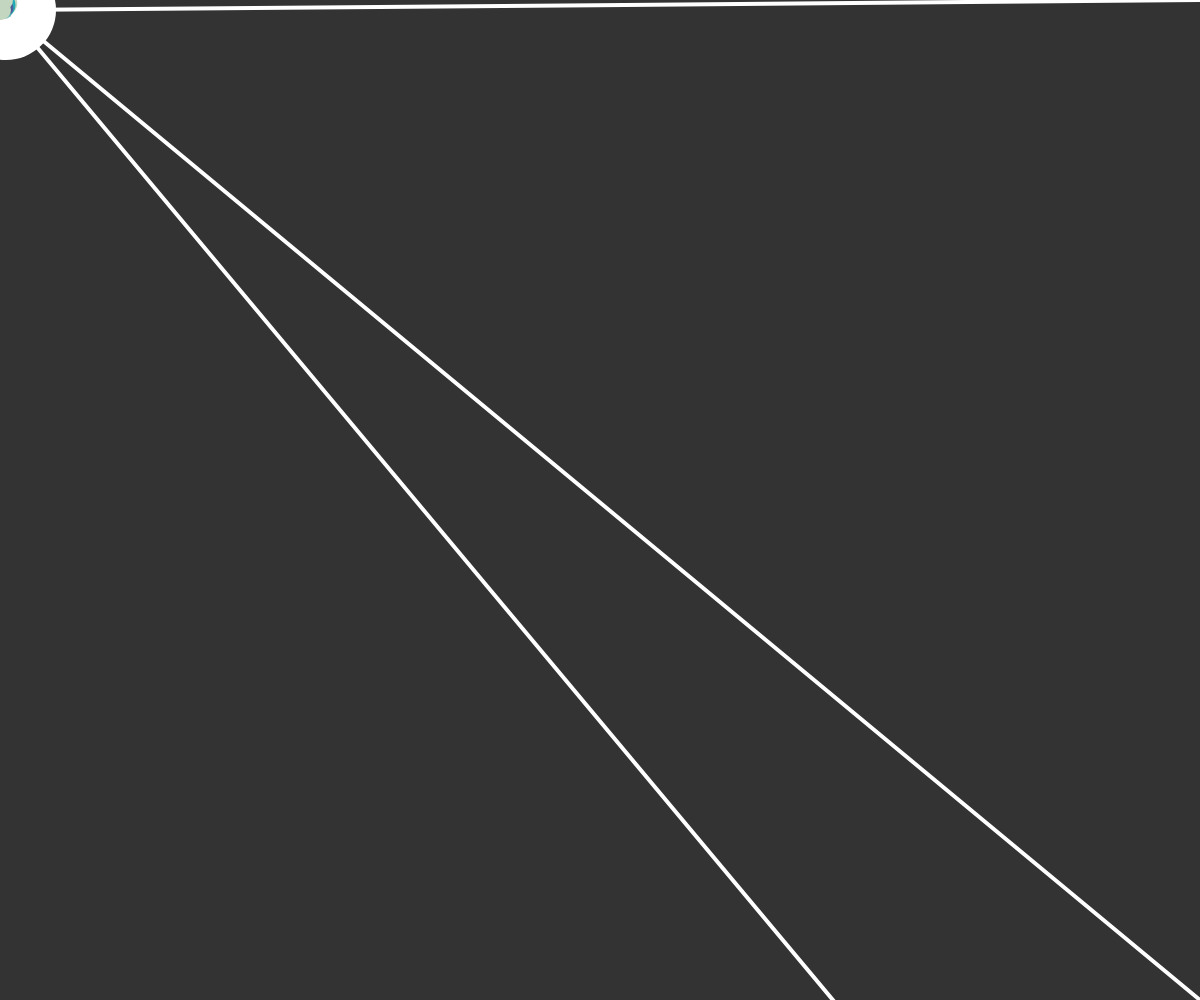
Frame 1 (no input)
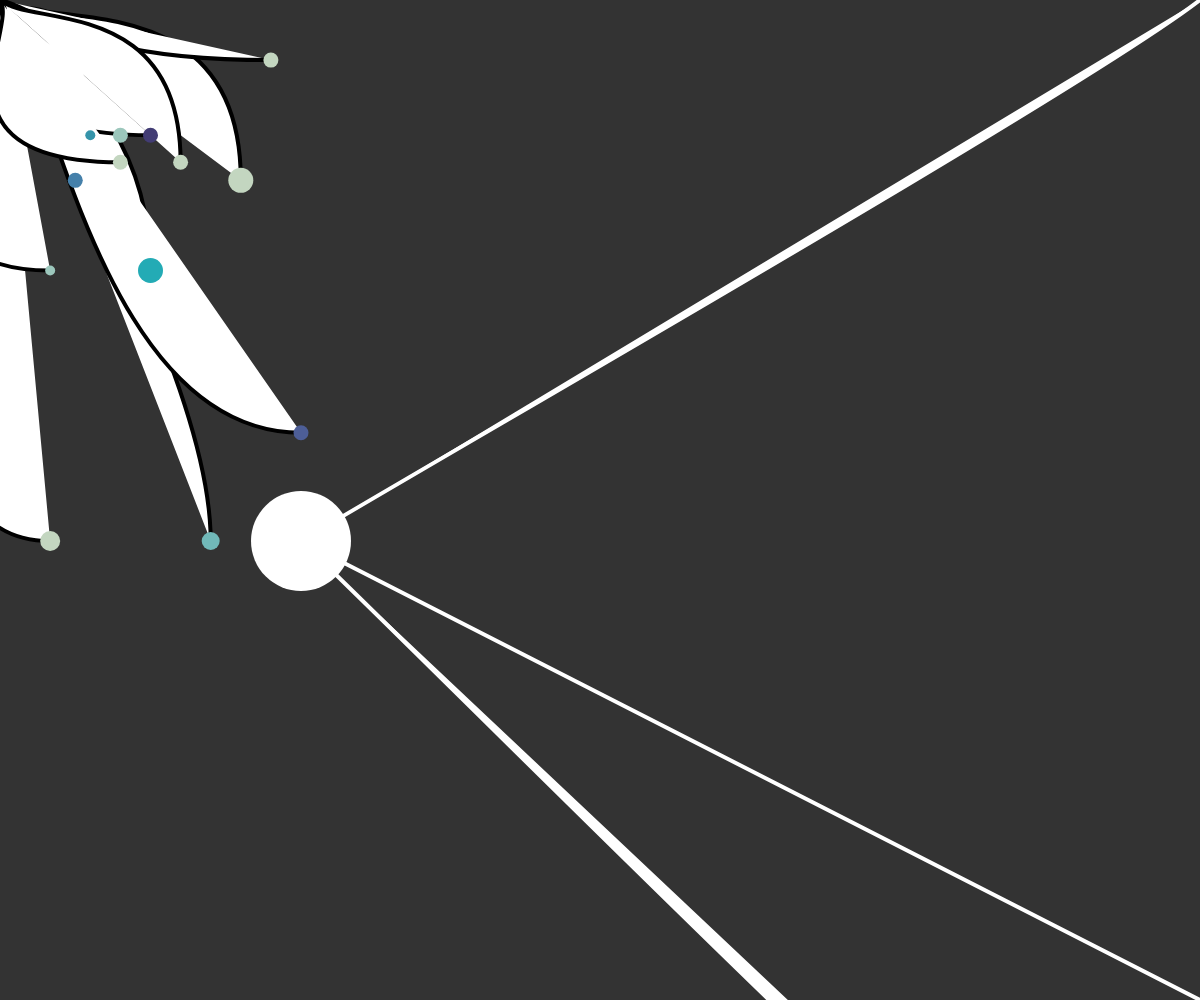
Frame 60 (no input)
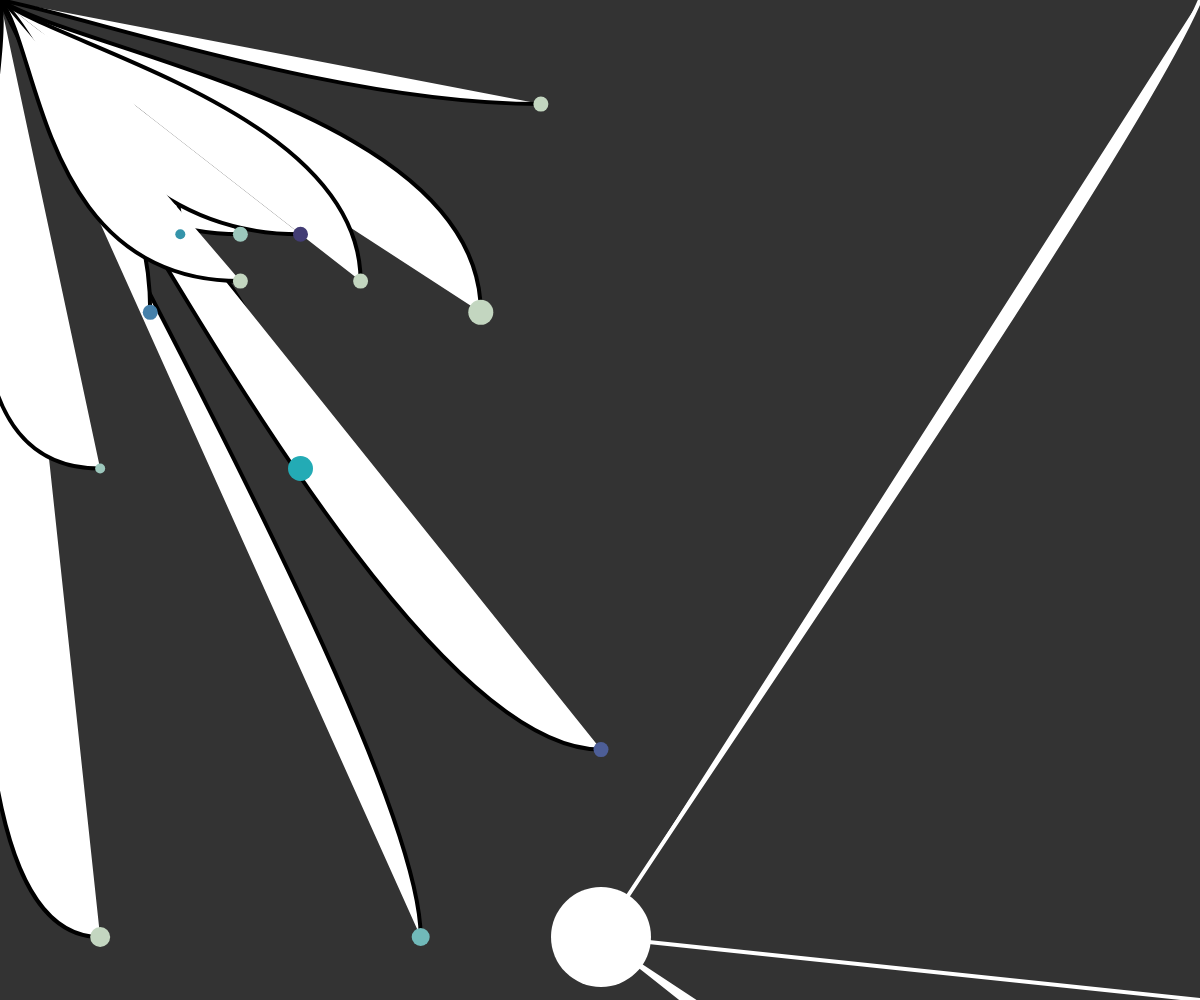
Frame 120 (the mouse pressed at the canvas centre since frame 60)

The p5.js sketch that drew these frames (run headless with seeded random() and noise() and a simulated clock; from frame 60 on, the mouse is pressed at the canvas centre):

// p5.js sketch
// ── sketch.js
// Academy of Art University
// WNM 498 Generative Art & Creative Code
//
// Ryan Berkey
// ryan@rybotron.com
// 
// Example inspired by:
// The Nature of Code
// Daniel Shiffman
// http://natureofcode.com
// Example 1-1: Bouncing Ball, no vectors


// Create a ball object with x, y, xSpeed, ySpeed properties


var ball = {
  x: 1,
  y: 1,
  xSpeed: 5,
  ySpeed: 9
}

function setup() {
  createCanvas(windowWidth, windowHeight);
};

function draw() {
  background(51);

  // Add the current speed to the position.
  ball.x = ball.x + ball.xSpeed;
  ball.y = ball.y + ball.ySpeed;

  if ((ball.x > width) || (ball.x < 0)) {
    ball.xSpeed = ball.xSpeed * -1.1;
  }
  if ((ball.y > height) || (ball.y < 0)) {
    ball.ySpeed = ball.ySpeed * -1;
  }

  // Display circle at x position


  noStroke();
  fill(255);
  ellipse (ball.x, ball.y, 100, 100);


    stroke(255);
    strokeWeight(4);
    curve(ball.x, ball.y, ball.x, ball.y, width, 0, height, 0); 


    stroke(255);
    strokeWeight(4);
    curve(ball.x, ball.y, ball.x, ball.y, width, height, width, height); 

    stroke(255);
    strokeWeight(4);
    curve(ball.x, ball.y, ball.x, ball.y, height, width, 0, 0); 




    stroke(0);
    strokeWeight(4);
    curve(0,width, ball.x * .8, ball.y/3, 0, 0, 0, 0); 

    stroke(0);
    strokeWeight(4);
    curve(0,height, ball.x * .7, ball.y, 0, 0, 0, 0); 

    stroke(0);
    strokeWeight(4);
    curve(width,0, ball.x/2.5, ball.y/4, 0, 0, 0, 0); 


    stroke(0);
    strokeWeight(4);
    curve(0,height, ball.x * .5, ball.y * .5, 0, 0, 0, 0); 

    stroke(0);
    strokeWeight(4);
    curve(0,height, ball.x * .3, ball.y/4, 0, 0, 0, 0); 

    stroke(0);
    strokeWeight(4);
    curve(0,height, ball.x/4, ball.y/3, 0, 0, 0, 0); 

    stroke(0);
    strokeWeight(4);
    curve(width,0, ball.x, ball.y * .8, 0, 0, 0, 0); 

    stroke(0);
    strokeWeight(4);
    curve(width,0, ball.x/6, ball.y, 0, 0, 0, 0); 

    stroke(0);
    strokeWeight(4);
    curve(width,0, ball.x/2, ball.y/4, 0, 0, 0, 0); 

    stroke(0);
    strokeWeight(4);
    curve(width,0, ball.x/6, ball.y/2, 0, 0, 0, 0); 

    stroke(0);
    strokeWeight(4);
    curve(width,0, ball.x *.9, ball.y/9, 0, 0, 0, 0); 

    stroke(0);
    strokeWeight(4);
    curve(width,0, ball.x *.4, ball.y * .3, 0, 0, 0, 0); 

    stroke(0);
    strokeWeight(4);
    curve(0,height, ball.x * .6, ball.y * .3, 0, 0, 0, 0); 


  noStroke();
    fill(195,214,192);
    ellipse (ball.x * .8, ball.y/3, 25, 25);
    fill(113,185,185);
    ellipse (ball.x * .7, ball.y, 18, 18);
    fill(156,199,188);
    ellipse (ball.x/2.5, ball.y/4, 15, 15);
    fill(35,171,181);
    ellipse (ball.x * .5, ball.y * .5, 25, 25);
    fill(53,148,170);
    ellipse (ball.x * .3, ball.y/4, 10, 10);
    fill(69,128,170);
    ellipse (ball.x/4, ball.y/3, 15, 15);
    fill(77,94,151);
    ellipse (ball.x, ball.y * .8, 15, 15);
    fill(195,214,192);
    ellipse (ball.x/6, ball.y, 20, 20);
    fill(66,60,116);
    ellipse (ball.x/2, ball.y/4, 15, 15);
    fill(156,199,188);
    ellipse (ball.x/6, ball.y/2, 10, 10);
    fill(195,214,192);
    ellipse (ball.x * .9, ball.y/9, 15, 15);
   fill(195,214,192);
    ellipse (ball.x * .4, ball.y * .3, 15, 15);
    fill(195,214,192);
    ellipse (ball.x * .6, ball.y * .3, 15, 15);

};
